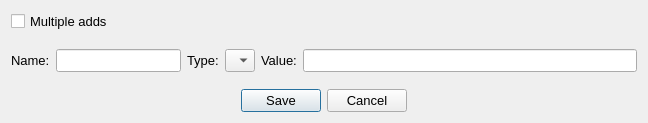
<?xml version="1.0" encoding="UTF-8"?>
<ui version="4.0">
 <class>addDialog</class>
 <widget class="QDialog" name="addDialog">
  <property name="geometry">
   <rect>
    <x>0</x>
    <y>0</y>
    <width>648</width>
    <height>123</height>
   </rect>
  </property>
  <property name="font">
   <font>
    <family>Arial</family>
    <pointsize>10</pointsize>
   </font>
  </property>
  <property name="windowTitle">
   <string>addDialog</string>
  </property>
  <layout class="QHBoxLayout" name="horizontalLayout_4">
   <item>
    <layout class="QVBoxLayout" name="verticalLayout_2">
     <item>
      <widget class="QCheckBox" name="checkBox">
       <property name="text">
        <string>Multiple adds</string>
       </property>
      </widget>
     </item>
     <item>
      <spacer name="verticalSpacer_2">
       <property name="orientation">
        <enum>Qt::Vertical</enum>
       </property>
       <property name="sizeHint" stdset="0">
        <size>
         <width>20</width>
         <height>40</height>
        </size>
       </property>
      </spacer>
     </item>
     <item>
      <layout class="QHBoxLayout" name="horizontalLayout_3">
       <item>
        <layout class="QHBoxLayout" name="horizontalLayout_5">
         <item>
          <widget class="QLabel" name="label_3">
           <property name="text">
            <string>Name:</string>
           </property>
          </widget>
         </item>
         <item>
          <widget class="QLineEdit" name="nameVar">
           <property name="sizePolicy">
            <sizepolicy hsizetype="Preferred" vsizetype="Fixed">
             <horstretch>0</horstretch>
             <verstretch>0</verstretch>
            </sizepolicy>
           </property>
          </widget>
         </item>
        </layout>
       </item>
       <item>
        <layout class="QHBoxLayout" name="horizontalLayout_2">
         <item>
          <widget class="QLabel" name="label">
           <property name="text">
            <string>Type:</string>
           </property>
          </widget>
         </item>
         <item>
          <widget class="QComboBox" name="comboBox">
           <item>
            <property name="text">
             <string/>
            </property>
           </item>
          </widget>
         </item>
        </layout>
       </item>
       <item>
        <layout class="QHBoxLayout" name="horizontalLayout">
         <item>
          <widget class="QLabel" name="label_2">
           <property name="text">
            <string>Value:</string>
           </property>
          </widget>
         </item>
         <item>
          <widget class="QLineEdit" name="lineEdit">
           <property name="text">
            <string/>
           </property>
          </widget>
         </item>
        </layout>
       </item>
      </layout>
     </item>
     <item>
      <layout class="QVBoxLayout" name="verticalLayout">
       <item>
        <spacer name="verticalSpacer">
         <property name="orientation">
          <enum>Qt::Vertical</enum>
         </property>
         <property name="sizeType">
          <enum>QSizePolicy::Expanding</enum>
         </property>
         <property name="sizeHint" stdset="0">
          <size>
           <width>20</width>
           <height>40</height>
          </size>
         </property>
        </spacer>
       </item>
       <item>
        <widget class="QDialogButtonBox" name="buttonBox">
         <property name="standardButtons">
          <set>QDialogButtonBox::Cancel|QDialogButtonBox::Save</set>
         </property>
         <property name="centerButtons">
          <bool>true</bool>
         </property>
        </widget>
       </item>
      </layout>
     </item>
    </layout>
   </item>
  </layout>
 </widget>
 <layoutdefault spacing="6" margin="11"/>
 <resources/>
 <connections/>
</ui>
